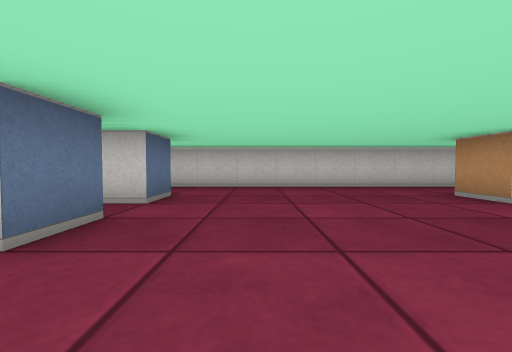
[1] (above)

16 first-person views from a walk through a cub3D level. The camera is about half as high as the walls, tilts 2° down and sees 90° across. The floor is counted in squares. Each view is taken from the middle of a square. On the plan, view 1 faces up. The plan holds only what a view shows up to about 9 squares ahead; the rest is blank.

[2]
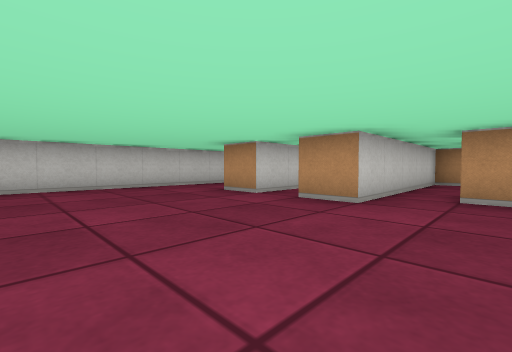

[3]
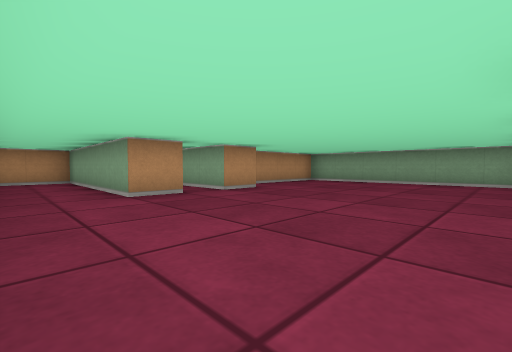

[4]
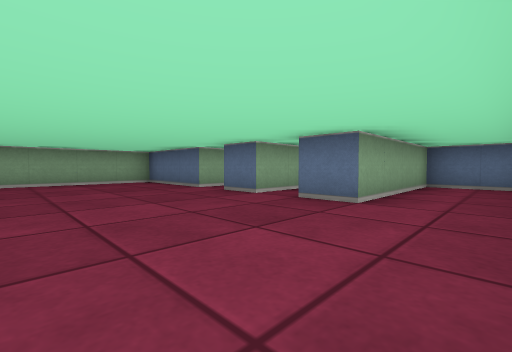

[5]
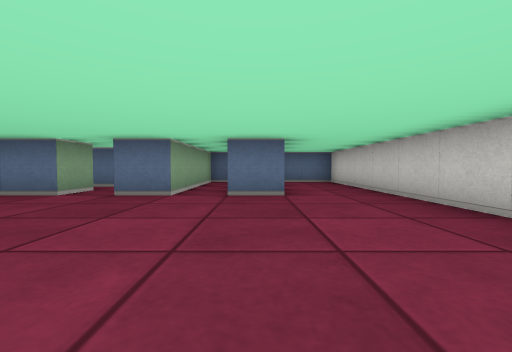

[6]
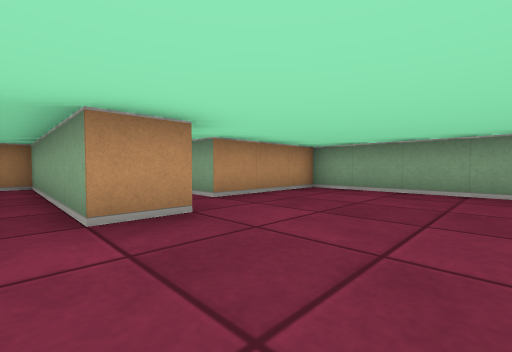

[7]
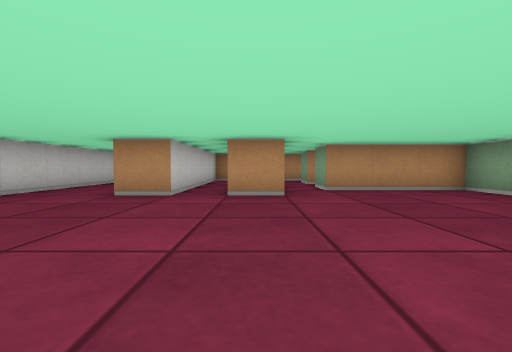

[8]
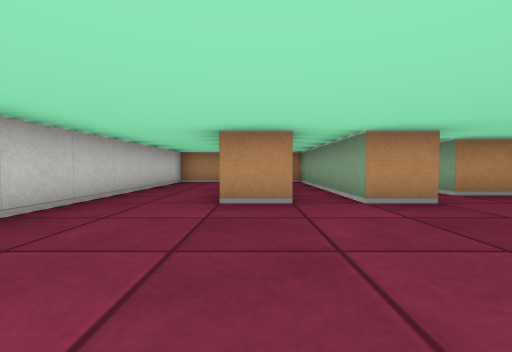

[9]
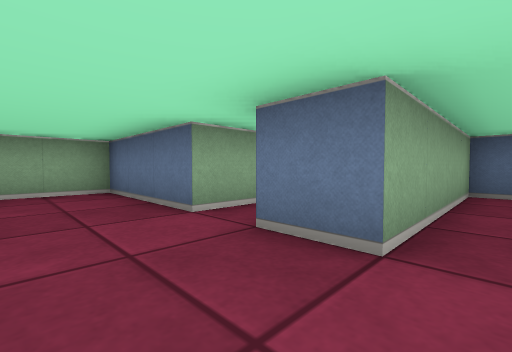

[10]
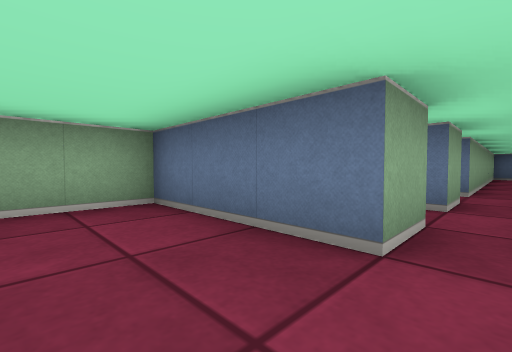

[11]
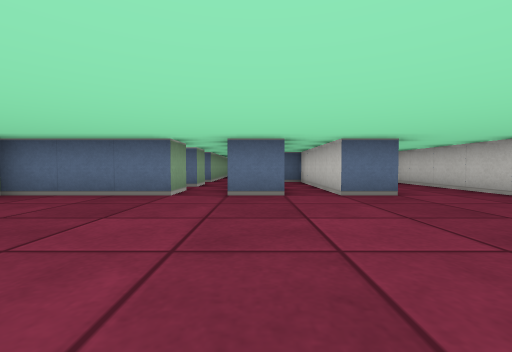

[12]
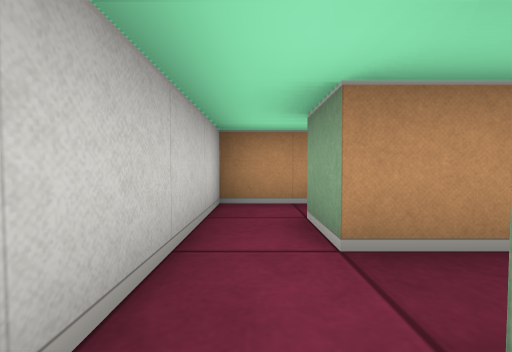

[13]
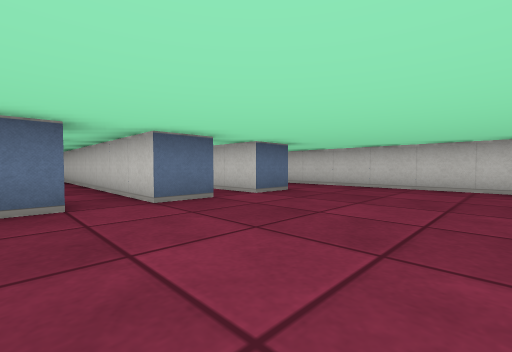

[14]
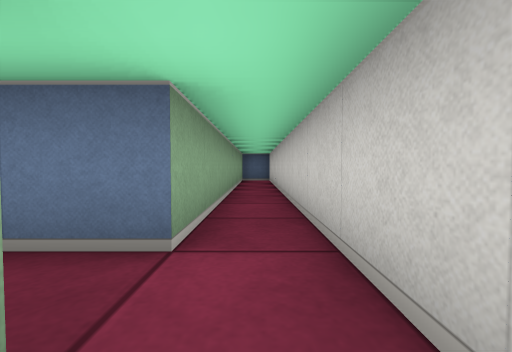

[15]
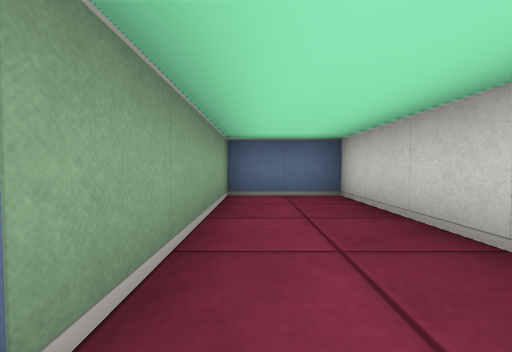

[16]
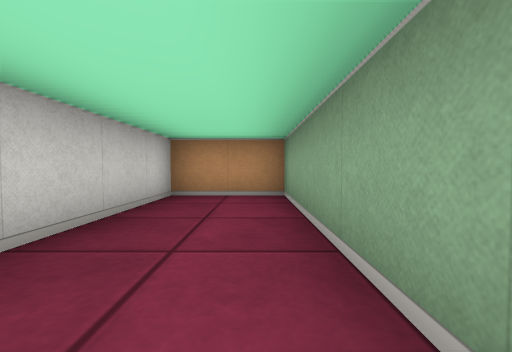

### Floor plan
Points are (right, up) in squares from view 1. A wall is a line through its corners. A room is listed if a view was taken in it or the views show most of it. See-through windows are left out.
Room 1 (views 1, 2, 3, 4, 5, 6, 7, 8, 9, 10, 11, 13, 15, 16)
walls: (-1.5, 0.5) (-1.5, -2.5) (4.5, -2.5) (4.5, 0.5); (4.5, 1.5) (3.5, 1.5) (3.5, 2.5) (8.5, 2.5) (8.5, 3); (8, 3.5) (3.5, 3.5) (3.5, 4.5) (8.5, 4.5) (8.5, 6.5) (-5.5, 6.5) (-5.5, 4.5) (-1.5, 4.5) (-1.5, 3.5) (-5.5, 3.5) (-5.5, 2.5) (-1.5, 2.5) (-1.5, 1.5)
ways out: opening at (5, 1) to room 2; opening at (-2, 1) to room 3
Room 2 (view 12)
walls: (6.5, -0.6) (6.5, 0.5); (4.5, 0.5) (5.5, 0.5); (6.5, 1.5) (4.5, 1.5)
ways out: opening at (5, 1) to room 1; opening at (7, 1)
Room 3 (view 14)
walls: (-2.6, 0.5) (-1.5, 0.5); (-4.5, 0.5) (-3.5, 0.5) (-3.5, -0.2); (-1.5, 1.5) (-4.5, 1.5)
ways out: opening at (-2, 1) to room 1; opening at (-4, 1)

Positions as (right, up) in squares from view 1, and headings:
1: (0, 0), facing up
2: (0, 0), facing up-right
3: (-1, 6), facing down-right
4: (2, 6), facing down-left
5: (3, 4), facing left
6: (1, 3), facing down-right
7: (-1, 2), facing right
8: (0, 4), facing right
9: (0, 3), facing down-left
10: (0, 1), facing down-left
11: (3, 2), facing left
12: (5, 1), facing right
13: (2, 0), facing up-left
14: (-4, 1), facing left
15: (-1, 5), facing left
16: (4, 5), facing right
